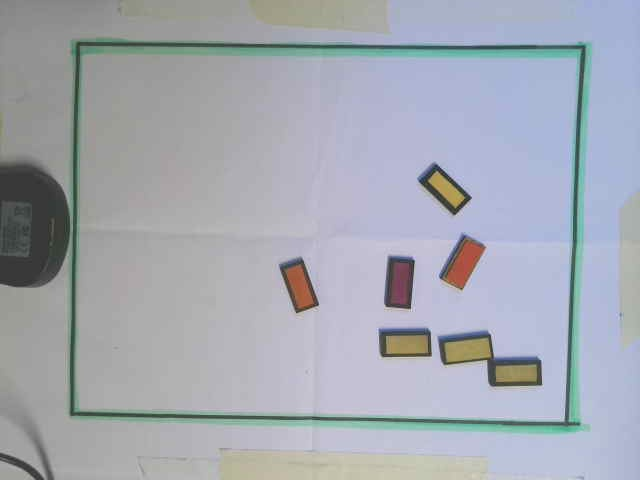
#> input picture Image_Processing_Improvements/captured_image.jpg, 640 x 480 px, found by its file name
$ python WhitePatch.py
#> lines starting #> are read from the running program, lines starting #| are printed output that depends on the picture
#> further down, dinner is the input picture: shape (480, 640, 3); mean R, G, B 164.4, 168.9, 178.1
import numpy as np
import cv2
from skimage.io import imread
from skimage import img_as_ubyte

def whitepatch_balancing(image, roi):

#> called with roi = (57, 49, 467, 355)
    x, y, w, h = roi
    patch_size = 60

    # Calculate the coordinates for the patch in the bottom left-hand corner of the ROI
    from_row = y + h - 20 - patch_size
    from_column = x + 20

    # Ensure the patch is within the bounds of the image
    from_row = min(from_row, image.shape[0] - patch_size)
#> from_row = 324
    from_column = min(from_column, image.shape[1] - patch_size)
#> from_column = 77

    # Draw the ROI and patch rectangles on the original image
    image_with_rectangles = image.copy()
    cv2.rectangle(image_with_rectangles, (x, y), (x + w, y + h), (0, 0, 255), 2)  # Red rectangle for ROI
    cv2.rectangle(image_with_rectangles, (from_column, from_row), (from_column + patch_size, from_row + patch_size), (255, 0, 0), 2)  # Blue rectangle for patch
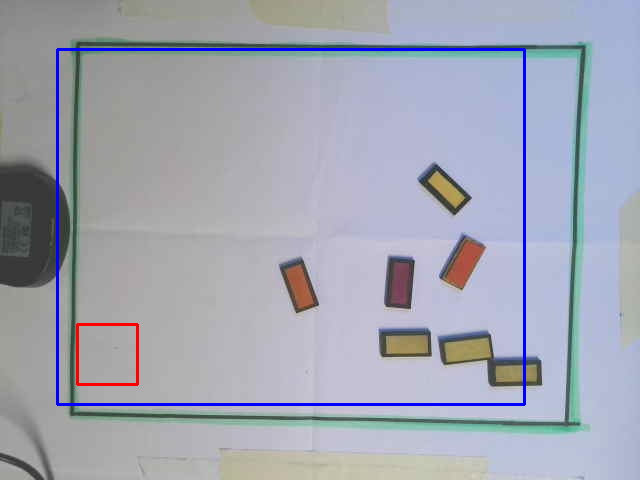
#> image_with_rectangles: shape (480, 640, 3); mean R, G, B 162.3, 165.9, 179.2

    # Extract the patch and perform white patch balancing
    image_patch = image[from_row:from_row + patch_size, from_column:from_column + patch_size]
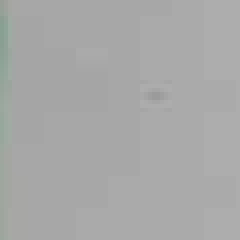
#> image_patch: shape (60, 60, 3) (shown 4 times larger); mean R, G, B 167.9, 168.4, 167.9
    image_max = (image * 1.0 / image_patch.max(axis=(0, 1))).clip(0, 1)
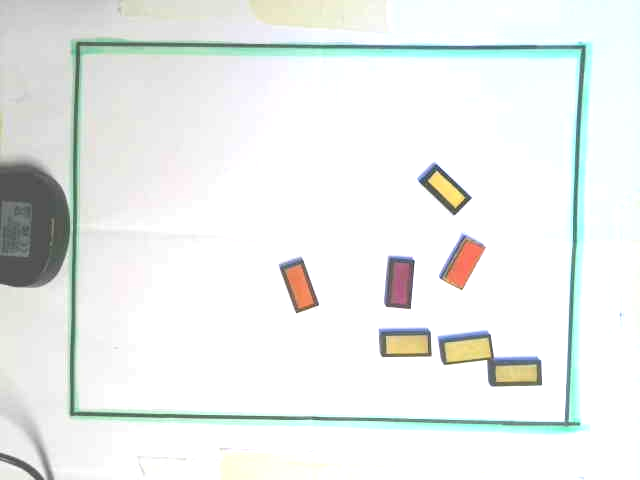
#> image_max: shape (480, 640, 3) float64; mean R, G, B 0.92, 0.935, 0.926
    image_max = (image_max * 255).astype(np.uint8)

        # Convert images from RGB to BGR for OpenCV display
    image_with_rectangles = cv2.cvtColor(image_with_rectangles, cv2.COLOR_RGB2BGR)
    image_max = cv2.cvtColor(image_max, cv2.COLOR_RGB2BGR)

    return image_with_rectangles, image_max

# Load your image
image_path = r'Image_Processing_Improvements\captured_image.jpg'
dinner = imread(image_path)
#dinner = img_as_ubyte(dinner)
roi = (57, 49, 467, 355)

# Apply white patch balancing
image_with_rectangles, whitebalanced_image = whitepatch_balancing(dinner, roi)

# Concatenate the original and whitebalanced images side by side
combined_image = cv2.hconcat([image_with_rectangles, whitebalanced_image])
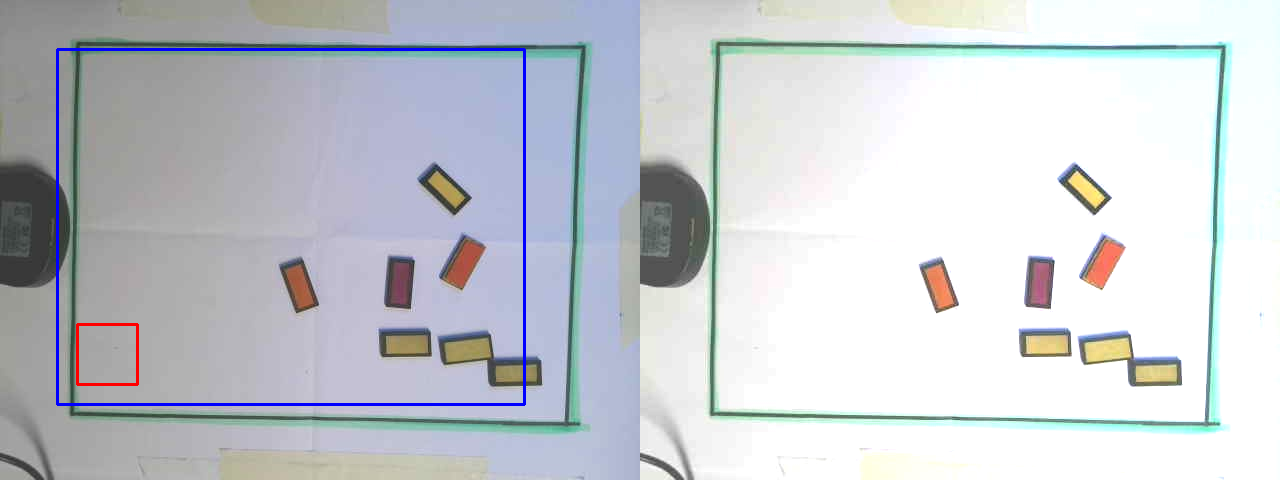
#> combined_image: shape (480, 1280, 3); mean B, G, R 207.5, 202, 198.3

# Display the combined image
cv2.imshow('Original and Whitebalanced Image', combined_image)
cv2.waitKey(0)
cv2.destroyAllWindows()
